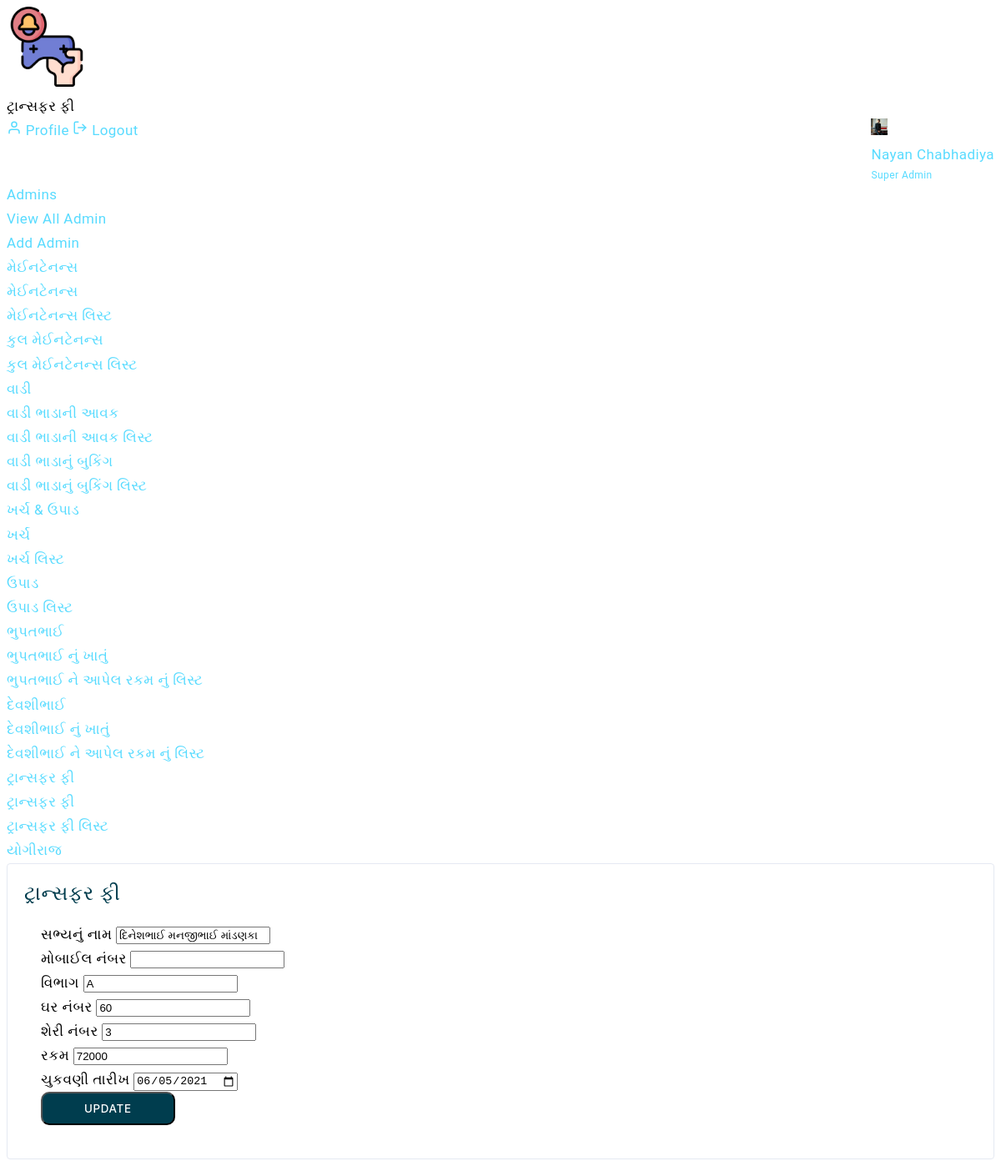
/admin/update_transfer_fee.php?id=7 (signed in), run on the app's committed database.
### tables this page shows
CREATE TABLE `transfer_fee` (
  `id` int(11) NOT NULL,
  `name` varchar(255) NOT NULL,
  `mobile_no` varchar(255) NOT NULL,
  `section` varchar(255) NOT NULL,
  `home_no` int(11) NOT NULL,
  `line_no` int(11) NOT NULL,
  `amount` int(11) NOT NULL,
  `payment_date` text NOT NULL
);

### admin/update_transfer_fee.php (the view, shortened to what this page needs)
<?php
include "../connection.php";
$admin_profile = $_SESSION['admin_email'];
  $admin_query = "SELECT * FROM admin WHERE email='$admin_profile'";
  $admin_data = mysqli_query($conn,$admin_query);
  $admin_result = mysqli_fetch_assoc($admin_data);
  $id = $_GET['id'];
  $transfer_fee_select_query = "SELECT * FROM transfer_fee WHERE id='$id'";
  $transfer_fee_data = mysqli_query($conn,$transfer_fee_select_query);
  $transfer_fee_result = mysqli_fetch_assoc($transfer_fee_data);
?>
<?php include "includes/admin_top.php"; ?>
<div class="header">
    <div class="header-content">
        <nav class="navbar navbar-expand">
            <div class="collapse navbar-collapse justify-content-between">
                <div class="header-left">
                    <div class="dashboard_bar">
                        ટ્રાન્સફર ફી
                    </div>
                </div>
                <ul class="navbar-nav header-right">
                    <li class="nav-item dropdown header-profile">
                        <a class="nav-link" href="#" role="button" data-toggle="dropdown">
                            <img src="<?php echo $admin_result['profile_pic']; ?>" width="20" alt=""/>
                            <div class="header-info">
                                 <span><?php echo $admin_result['name']; ?></span>
                                 <small>Super Admin</small>
                            </div>
                        </a>
                        <div class="dropdown-menu dropdown-menu-right">
                            <a href="admin-profile.php" class="dropdown-item ai-icon">
                                <span class="ml-2">Profile </span>
                            </a>
                            <a href="../logout.php" class="dropdown-item ai-icon">
                                <span class="ml-2">Logout </span>
                            </a>
                        </div>
                    </li>
                </ul>
            </div>
        </nav>
    </div>
</div>
    <?php include 'includes/admin_sidebar.php'; ?>
<div class="content-body">
    <div class="container-fluid">
      <div class="col-xxl-12">
        <div class="row">
          <div class="col-lg-12">
            <div class="game card card-body px-3 pt-3 pb-0">
              <div class="game-head">
                <h4 class="text-primary mb-0">ટ્રાન્સફર ફી</h4>
                  <div class="card-body pr-2 pl-2">
                    <form  method="post">
                      <div class="form-row">
                        <div class="form-group col-md-8">
                            <label>સભ્યનું નામ</label>
                            <input type="text" class="form-control" name="name" value="<?php echo $transfer_fee_result['name'];?>" required>
                        </div>
                        <div class="form-group col-md-4">
                            <label>મોબાઈલ નંબર</label>
                            <input type="text"  class="form-control" name="mobile_no" value="<?php echo $transfer_fee_result['mobile_no'];?>">
                        </div>
                      </div>
                        <div class="form-row">
                            <div class="form-group col-md-4">
                                <label>વિભાગ</label>
                                <input list="browsers" class="form-control" name="section" value="<?php echo $transfer_fee_result['section'];?>" Placeholder="select">
                            </div>
                            <div class="form-group col-md-4">
                              <label>ઘર નંબર</label>
                              <input type="text"  class="form-control" name="home_no" value="<?php echo $transfer_fee_result['home_no'];?>" required>
                            </div>
                            <div class="form-group col-md-4">
                                <label>શેરી નંબર</label>
                                <input list="no" class="form-control" name="line_no" value="<?php echo $transfer_fee_result['line_no'];?>" Placeholder="select">
                            </div>
                        </div>
                        <div class="form-row">
                          <div class="form-group col-md-4">
                            <label>રકમ</label>
                            <input type="text" class="form-control" name="amount" value="<?php echo $transfer_fee_result['amount'];?>" required>
                          </div>
                          <div class="form-group col-md-4">
                            <label>ચુકવણી તારીખ</label>
                            <input type="date" class="form-control" name="date" value="<?php echo $transfer_fee_result['payment_date'];?>" required>
                          </div>
                        </div>
                        <button class="btn btn-primary" type="submit" name="update_transfer_fee">UPDATE</button>
                    </form>
                  </div>
              </div>
            </div>
          </div>
        </div>
      </div>
    </div>
</div>
</div>
</body>
</html>

### data on the page
transfer_fee: name "દિનેશભાઈ મનજીભાઈ માંડણકા", section "A", home_no "60", line_no "3", amount "72000", date "06/05/2021"

### other printed values
$admin_result['name'] "Nayan Chabhadiya"
